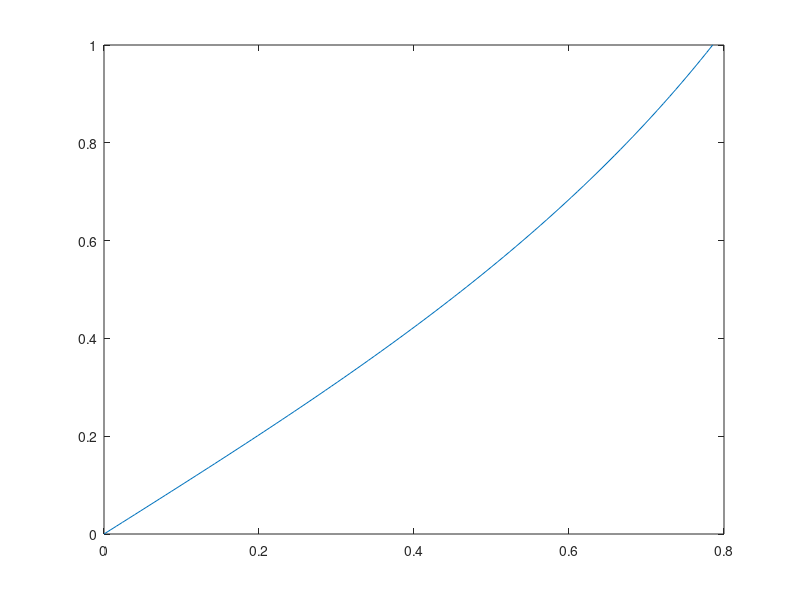
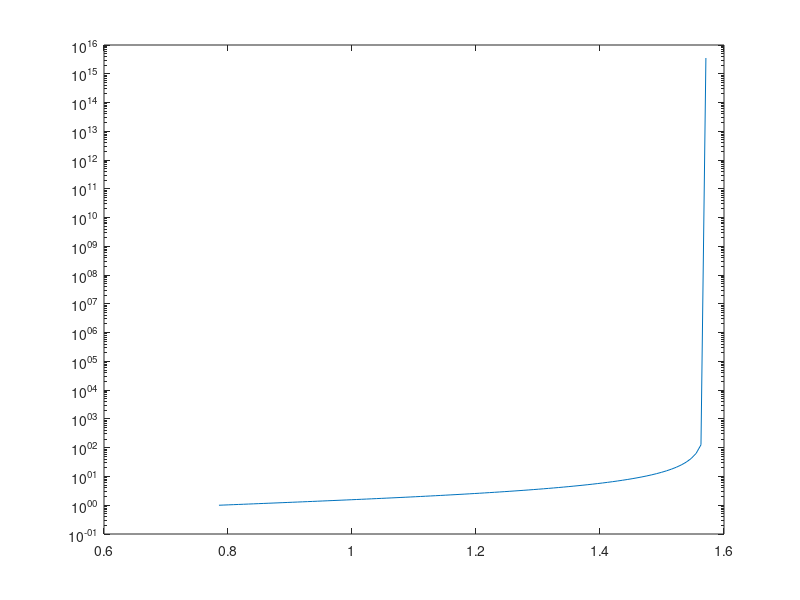
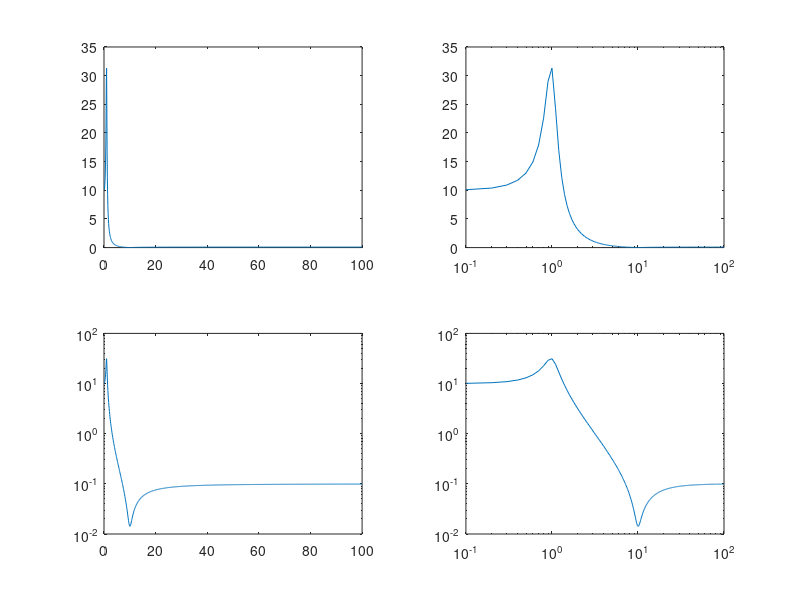
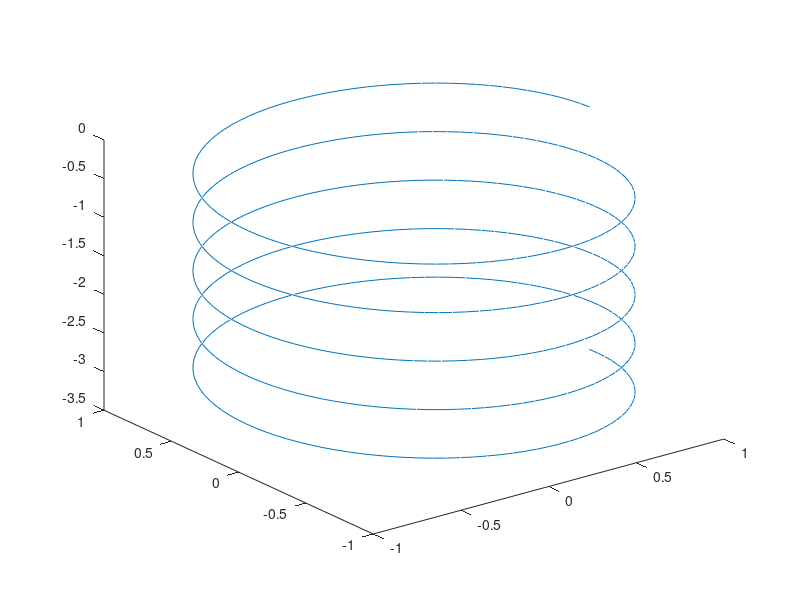

MATLAB code for these plots, in order: (Note: this script raises an error after producing the figures.)
disp('***********************************************')
disp('*****************esercizio_1_1*****************')
disp('***********************************************')

x=1:-0.1:0; 

x([1 4 3]) % estrae prima, quarta e terza componente di x
x([1:2:7 10])=zeros(1,5) % sostituisce 0 in posizioni dispari tra 1 e 7 e in posizione 10
x([1 2 5])=[0.5*ones(1,2) -0.3] % sostituisce 0.5 in posizione 1 e 2 e -0.3 in posizione 5
y=x(end:-1:1) % salva in y il vettore x dall'ultima alla prima componente

%
disp('Premere un tasto per continuare con l''esercizio successivo...')
pause
%

clc

disp('***********************************************')
disp('*****************esercizio_1_2*****************')
disp('***********************************************')

clear all

A=[1:4;5:8;9:12];

size(A) % restituisce dimensioni della matrice A
B=A.*A % moltiplicazione elemento per elemento
%B=A*A % moltiplicazione riga per colonna: ERRORE di dimensioni
B=A'*A % # colonne A trasposto == # righe A --> B matrice 4x4
B=A*A' % # colonne A == # righe A trasposto --> B matrice 3x3
A(1:2,4)     % seleziona righe 1 e 2, colonna 4 di A
A(:,3)       % seleziona la terza colonna di A (tutte le righe)
A(1:2,:)     % seleziona prima e seconda riga di A (tutte le colonne)
A(:,[2 4])   % seleziona seconda e quarta colonna di A (tutte le righe)
A([2 3 3],:) % seleziona seconda, terza e di nuovo terza riga di A (tutte le colonne)
A(3,2)=A(1,1) % sostituisce A(1,1) in posizione (3,2)
A(1:2,4)=zeros(2,1) % sostituisce 0 nella prima e seconda riga di A, quarta colonna
A(2,:)=A(2,:)-A(2,1)/A(1,1)*A(1,:) % sostituisce alla seconda riga di A, la seconda riga meno la prima moltiplicata per A(2,1)/A(1,1)

%
disp('Premere un tasto per continuare con l''esercizio successivo...')
pause
%

clc

disp('***********************************************')
disp('*****************esercizio_1_3*****************')
disp('***********************************************')

clear all

D = diag(5*ones(10,1));     % matrice diagonale principale
CS = diag(3*ones(9,1),1);   % matrice codiagonale superiore
CI = diag(-1*ones(9,1),-1); % matrice codiagonale inferiore
B = D+CS+CI;
B([5 8],[6 9]) = 2 % sostituisce 2 in posizione (5,6) (5,9) (8,6) e (8,9)

%
disp('Premere un tasto per continuare con l''esercizio successivo...')
pause
%

clc

disp('***********************************************')
disp('*****************esercizio_1_4*****************')
disp('***********************************************')

clear all

A = [1:4;2:5;3:6;4:7];
lambda = 10;
P1 = eye(4);
P1(2,2) = lambda;
L1 = P1*A
R1 = A*P1
%
P2 = eye(4);
P2([2 4],:) = P2([4 2],:);
L2 = P2*A
R2 = A*P2
%
P3 = eye(4);
P3(4,2) = lambda;
L3 = P3*A
R3 = A*P3
%
L1a = A;
L1a(2,:) = lambda*L1a(2,:)
R1a = A;
R1a(:,2) = lambda*R1a(:,2)
%
L2a = A;
L2a([2 4],:) = L2a([4 2],:)
R2a = A;
R2a(:,[2 4]) = R2a(:,[4 2])
%
L3a = A;
L3a(4,:) = L3a(4,:)+lambda*L3a(2,:)
R3a = A;
R3a(:,2) = R3a(:,2)+lambda*R3a(:,4)

%
disp('Premere un tasto per continuare con l''esercizio successivo...')
pause
%

clc

disp('***********************************************')
disp('*****************esercizio_1_5*****************')
disp('***********************************************')

clear all

x = linspace(0,pi/4);
y = tan(x);
figure
plot(x,y)
%
x = linspace(pi/4,pi/2-eps);
y = tan(x);
figure
semilogy(x,y)
%
x = linspace(0.1,100,1000);
y = sqrt((100*(1-0.01*x.^2).^2+0.02*x.^2)./((1-x.^2).^2+0.1*x.^2));
figure
subplot(2,2,1)
plot(x,y)
subplot(2,2,2)
semilogx(x,y)
subplot(2,2,3)
semilogy(x,y)
subplot(2,2,4)
loglog(x,y)

%
disp('Premere un tasto per continuare con l''esercizio successivo...')
pause
%

clc

disp('***********************************************')
disp('*****************esercizio_1_6*****************')
disp('***********************************************')

close all
clear all

t = linspace(0,10*pi,500);
a = 1;
b = -0.1;
x = a*cos(t);
y = a*sin(t);
z = b*t;
figure
plot3(x,y,z)

t = linspace(0,20*pi,500);
a = 1;
b = 0.1;
x = a*cos(t);
y = a*sin(t);
z = b*t;
figure
plot3(x,y,z)

%
disp('Premere un tasto per continuare con l''esercizio successivo...')
pause
%

clc

disp('***********************************************')
disp('*****************esercizio_1_7*****************')
disp('***********************************************')

close all
clear all

x = linspace(0,1);
y = linspace(0,1);
[X,Y] = meshgrid(x,y);
f1 = X.*(X-1).*Y.*(Y-1);
figure
mesh(f1)
figure
surf(f1)

f2 = X.*(X-1).*sin(8*X).*Y.*(Y-1).*cos(8*Y);
figure
mesh(X,Y,f2)
figure
surf(X,Y,f2)

%
disp('Premere un tasto per continuare con l''esercizio successivo...')
pause
%

clc

disp('***********************************************')
disp('*****************esercizio_1_8*****************')
disp('***********************************************')

clear all
close all

a = 1.483593;
b = 1.484111;
t = 5;
s = a-b
s_ = chop(chop(a,t)-chop(b,t),t) % sottrazione di macchina tra numeri di macchina
er = abs(s-s_)/abs(s)

%
disp('Premere un tasto per continuare con l''esercizio successivo...')
pause
%

clc 

disp('***********************************************')
disp('*****************esercizio_1_9*****************')
disp('***********************************************')

clear all
close all

format long e

n = 1:16;
x = 10.^(-n);

f1 = (1-cos(x))./x.^2;
% cos(2*alfa) = cos(alfa)^2-sin(alfa)^2
% 2*alfa = x --> alfa = x/2
% ( 1 - cos(x/2).^2 + sin(x/2).^2 )./x.^2
% ( 1 - 1 + sin(x/2).^2 + sin(x/2).^2 )./x.^2
% 2*sin(x/2).^2 ./ x.^2
% 2*( sin(x/2)./ x ).^2
% 1/2*( sin(x/2) ./ (x/2) ).^2
f1_ex = 1/2*(sin(x/2)./(x/2)).^2;
disp([f1' f1_ex'])
er1 = abs(f1-f1_ex)./abs(f1_ex);
disp([x' er1'])
figure
loglog(x,er1)

%
disp('Premere un tasto per continuare con la funzione successiva...')
pause
%

f2 = (1-exp(x))./x;
% svliuppo in serie di Taylor/McLaurin
% exp(x) = 1 + x + x.^2/2 
%            + x.^3/factorial(3) + ...
% ( 1 - 1 - x - x.^2/2 - x.^3/factorial(3) - ...)./x
% (- x - x.^2/2 - x.^3/factorial(3)-..)/x
% - 1 - x/2 - x.^2/facorial(3) - ...
f2_ex = 0;
for i = 1:16
    f2_ex = f2_ex - x.^(i-1)/factorial(i);
end    
disp([f2' f2_ex'])
er2 = abs(f2-f2_ex)./abs(f2_ex);
disp([x' er2'])
figure
loglog(x,er2)

%
disp('Premere un tasto per continuare con la funzione successiva...')
pause
%

f3 = (1-sqrt(1-x.^2));
% razionalizzando
% (1-sqrt(1-x.^2)) .* (1+sqrt(1-x.^2)) ./ (1+sqrt(1-x.^2))
% (1-(1-x.^2)) ./ (1+sqrt(1-x.^2))
% x.^2 ./ (1+sqrt(1-x.^2))
f3_ex = x.^2./(1+sqrt(1-x.^2));
disp([f3' f3_ex'])
er3 = abs(f3-f3_ex)./abs(f3_ex);
disp([x' er3'])
figure
loglog(x,er3)

%
disp('Premere un tasto per continuare con la funzione successiva...')
pause
%

f4 = ((x+1).^2-1)./x;
% svolgendo il quadrato
% (x.^2+2*x+1 - 1) ./ x
% (x.^2+2*x) ./ x
% x+2
f4_ex = x+2;
disp([f4' f4_ex'])
er4 = abs(f4-f4_ex)./abs(f4_ex);
disp([x' er4'])
figure
loglog(x,er4)


disp('Fine del foglio Esercitazione 1')